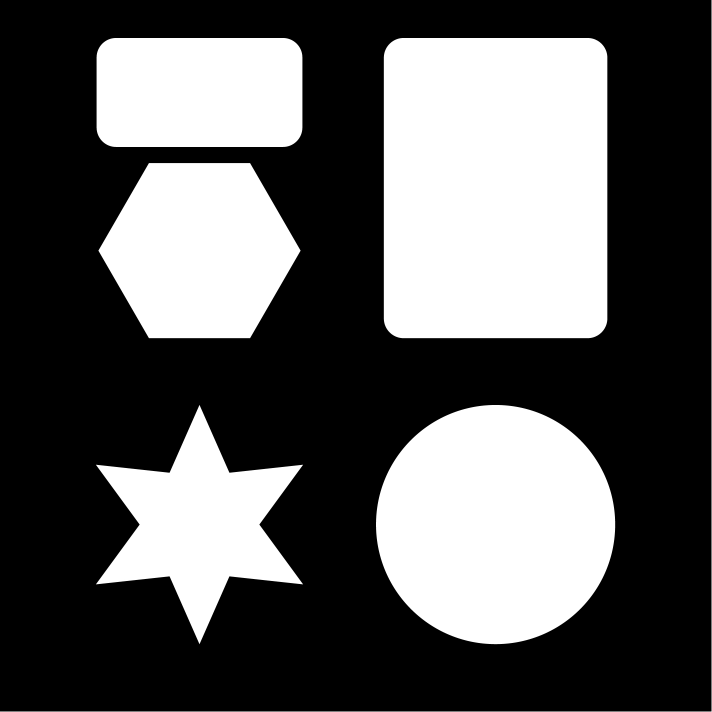
#> input picture assits/contours.jpg, 2134 x 2134 px (shown at 1/3 size)
$ python Contours.py
#> lines starting #> are read from the running program, lines starting #| are printed output that depends on the picture; after the words box and inside, x2 and y2 are one past the last pixel; in counts of white or black regions, pixels touching at a corner belong together
import cv2

img = cv2.imread("assits/contours.jpg")
#> img is the input picture: shape (2134, 2134, 3); min 0, max 255, mean 91.8
img = cv2.resize(img, (512, 512))
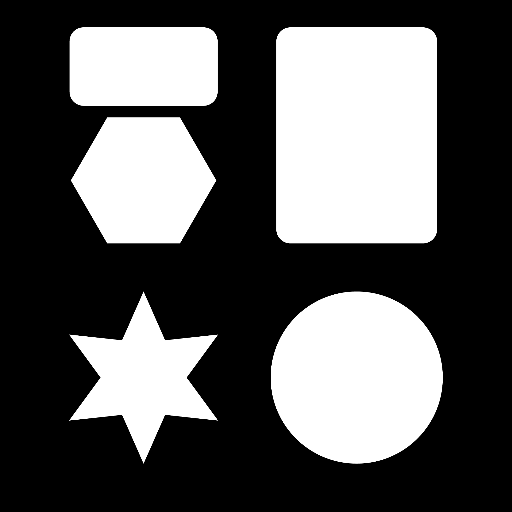
#> img: shape (512, 512, 3); min 0, max 255, mean 91.8

wb_img = cv2.cvtColor(img, cv2.COLOR_BGR2GRAY)

_, thres = cv2.threshold(wb_img, 20, 255, cv2.THRESH_BINARY)
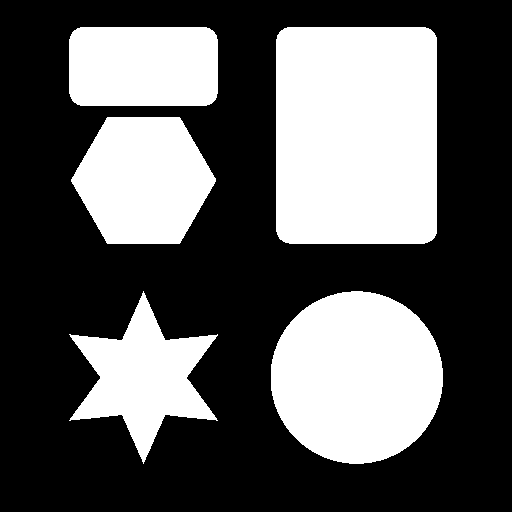
#> thres: shape (512, 512); 36.2% white; 5 white regions
contours, _ = cv2.findContours(thres, cv2.RETR_TREE, cv2.CHAIN_APPROX_NONE)
#> contours = 5 contours; box (x1, y1, x2, y2) and area: (276, 27, 437, 244) 34388, (271, 291, 443, 464) 23136, (71, 117, 216, 244) 13674, (69, 27, 218, 106) 11372, (69, 291, 218, 464) 10946

cv2.imshow("img", img)
contourrs_img = cv2.drawContours(img, contours, -1, (0, 0, 255), 4)
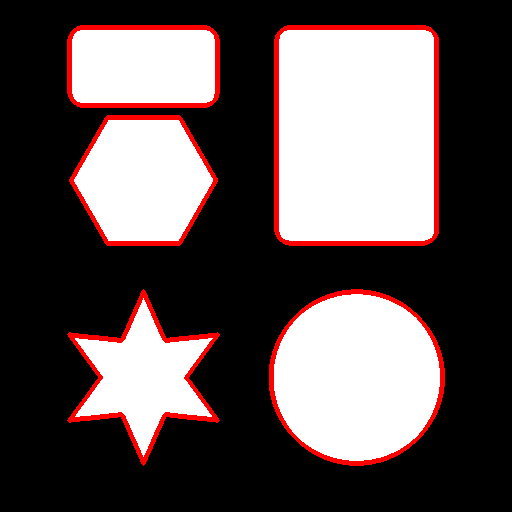
#> contourrs_img: shape (512, 512, 3); mean B, G, R 84.8, 84.8, 97.3
cv2.imshow("contourrs_img", contourrs_img)


cv2.waitKey(0)
cv2.destroyAllWindows()
